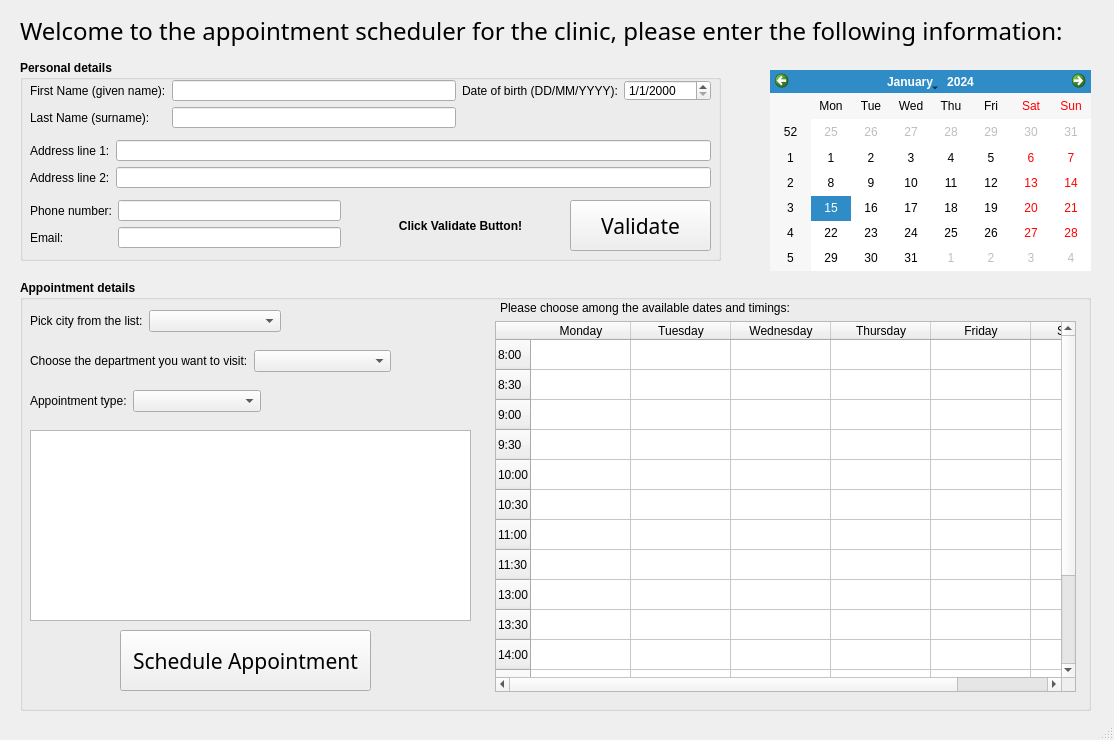
<?xml version="1.0" encoding="UTF-8"?>
<ui version="4.0">
 <class>MainWindow</class>
 <widget class="QMainWindow" name="MainWindow">
  <property name="geometry">
   <rect>
    <x>0</x>
    <y>0</y>
    <width>1114</width>
    <height>740</height>
   </rect>
  </property>
  <property name="windowTitle">
   <string>Appointment scheduler for the clinic</string>
  </property>
  <widget class="QWidget" name="centralwidget">
   <widget class="QLabel" name="label">
    <property name="geometry">
     <rect>
      <x>20</x>
      <y>0</y>
      <width>1071</width>
      <height>61</height>
     </rect>
    </property>
    <property name="font">
     <font>
      <family>3ds</family>
      <pointsize>18</pointsize>
     </font>
    </property>
    <property name="text">
     <string>Welcome to the appointment scheduler for the clinic, please enter the following information:</string>
    </property>
   </widget>
   <widget class="QCalendarWidget" name="calendarWidget">
    <property name="geometry">
     <rect>
      <x>770</x>
      <y>70</y>
      <width>321</width>
      <height>201</height>
     </rect>
    </property>
   </widget>
   <widget class="QGroupBox" name="groupBox">
    <property name="geometry">
     <rect>
      <x>20</x>
      <y>60</y>
      <width>701</width>
      <height>201</height>
     </rect>
    </property>
    <property name="font">
     <font>
      <weight>75</weight>
      <bold>true</bold>
     </font>
    </property>
    <property name="title">
     <string>Personal details</string>
    </property>
    <widget class="QWidget" name="">
     <property name="geometry">
      <rect>
       <x>10</x>
       <y>140</y>
       <width>311</width>
       <height>48</height>
      </rect>
     </property>
     <layout class="QFormLayout" name="formLayout_3">
      <item row="0" column="0">
       <widget class="QLabel" name="p_num_label">
        <property name="font">
         <font>
          <weight>50</weight>
          <bold>false</bold>
         </font>
        </property>
        <property name="text">
         <string>Phone number:</string>
        </property>
       </widget>
      </item>
      <item row="0" column="1">
       <widget class="QLineEdit" name="lineEdit_pNum">
        <property name="font">
         <font>
          <weight>50</weight>
          <bold>false</bold>
         </font>
        </property>
       </widget>
      </item>
      <item row="1" column="0">
       <widget class="QLabel" name="email_label">
        <property name="font">
         <font>
          <weight>50</weight>
          <bold>false</bold>
         </font>
        </property>
        <property name="text">
         <string>Email: </string>
        </property>
       </widget>
      </item>
      <item row="1" column="1">
       <widget class="QLineEdit" name="lineEdit_email">
        <property name="font">
         <font>
          <weight>50</weight>
          <bold>false</bold>
         </font>
        </property>
       </widget>
      </item>
     </layout>
    </widget>
    <widget class="QWidget" name="">
     <property name="geometry">
      <rect>
       <x>10</x>
       <y>80</y>
       <width>681</width>
       <height>48</height>
      </rect>
     </property>
     <layout class="QFormLayout" name="formLayout_2">
      <item row="0" column="0">
       <widget class="QLabel" name="address_line1_label">
        <property name="font">
         <font>
          <weight>50</weight>
          <bold>false</bold>
         </font>
        </property>
        <property name="text">
         <string>Address line 1:</string>
        </property>
       </widget>
      </item>
      <item row="0" column="1">
       <widget class="QLineEdit" name="lineEdit_address_line1">
        <property name="font">
         <font>
          <weight>50</weight>
          <bold>false</bold>
         </font>
        </property>
       </widget>
      </item>
      <item row="1" column="0">
       <widget class="QLabel" name="address_line2_label">
        <property name="font">
         <font>
          <weight>50</weight>
          <bold>false</bold>
         </font>
        </property>
        <property name="text">
         <string>Address line 2:</string>
        </property>
       </widget>
      </item>
      <item row="1" column="1">
       <widget class="QLineEdit" name="lineEdit_address_line2">
        <property name="font">
         <font>
          <weight>50</weight>
          <bold>false</bold>
         </font>
        </property>
       </widget>
      </item>
     </layout>
    </widget>
    <widget class="QWidget" name="">
     <property name="geometry">
      <rect>
       <x>10</x>
       <y>20</y>
       <width>681</width>
       <height>48</height>
      </rect>
     </property>
     <layout class="QGridLayout" name="gridLayout">
      <item row="0" column="0">
       <widget class="QLabel" name="f_name_label">
        <property name="font">
         <font>
          <weight>50</weight>
          <bold>false</bold>
         </font>
        </property>
        <property name="text">
         <string>First Name (given name):</string>
        </property>
       </widget>
      </item>
      <item row="0" column="1">
       <widget class="QLineEdit" name="lineEdit_f_name">
        <property name="font">
         <font>
          <weight>50</weight>
          <bold>false</bold>
         </font>
        </property>
       </widget>
      </item>
      <item row="0" column="2">
       <widget class="QLabel" name="DOB_label">
        <property name="font">
         <font>
          <weight>50</weight>
          <bold>false</bold>
         </font>
        </property>
        <property name="text">
         <string>Date of birth (DD/MM/YYYY):</string>
        </property>
       </widget>
      </item>
      <item row="0" column="3">
       <widget class="QDateEdit" name="dob_Edit">
        <property name="font">
         <font>
          <weight>50</weight>
          <bold>false</bold>
         </font>
        </property>
        <property name="displayFormat">
         <string>d/M/yyyy</string>
        </property>
       </widget>
      </item>
      <item row="1" column="0">
       <widget class="QLabel" name="l_name_label">
        <property name="font">
         <font>
          <weight>50</weight>
          <bold>false</bold>
         </font>
        </property>
        <property name="text">
         <string>Last Name (surname):</string>
        </property>
       </widget>
      </item>
      <item row="1" column="1">
       <widget class="QLineEdit" name="lineEdit_l_name">
        <property name="font">
         <font>
          <weight>50</weight>
          <bold>false</bold>
         </font>
        </property>
       </widget>
      </item>
     </layout>
    </widget>
    <widget class="QPushButton" name="pushButton_validate">
     <property name="geometry">
      <rect>
       <x>550</x>
       <y>140</y>
       <width>141</width>
       <height>51</height>
      </rect>
     </property>
     <property name="font">
      <font>
       <family>3ds</family>
       <pointsize>16</pointsize>
       <weight>50</weight>
       <bold>false</bold>
      </font>
     </property>
     <property name="text">
      <string>Validate</string>
     </property>
    </widget>
    <widget class="QLabel" name="label_validate">
     <property name="geometry">
      <rect>
       <x>340</x>
       <y>140</y>
       <width>201</width>
       <height>51</height>
      </rect>
     </property>
     <property name="layoutDirection">
      <enum>Qt::LeftToRight</enum>
     </property>
     <property name="text">
      <string>Click Validate Button!</string>
     </property>
     <property name="alignment">
      <set>Qt::AlignCenter</set>
     </property>
    </widget>
   </widget>
   <widget class="QGroupBox" name="groupBox_2">
    <property name="geometry">
     <rect>
      <x>20</x>
      <y>280</y>
      <width>1071</width>
      <height>431</height>
     </rect>
    </property>
    <property name="font">
     <font>
      <weight>75</weight>
      <bold>true</bold>
     </font>
    </property>
    <property name="title">
     <string>Appointment details</string>
    </property>
    <widget class="QPushButton" name="pushButton_schedule">
     <property name="geometry">
      <rect>
       <x>100</x>
       <y>350</y>
       <width>251</width>
       <height>61</height>
      </rect>
     </property>
     <property name="font">
      <font>
       <family>3ds</family>
       <pointsize>16</pointsize>
       <weight>50</weight>
       <bold>false</bold>
      </font>
     </property>
     <property name="text">
      <string>Schedule Appointment</string>
     </property>
    </widget>
    <widget class="QLabel" name="Table_hdr_label">
     <property name="geometry">
      <rect>
       <x>480</x>
       <y>20</y>
       <width>341</width>
       <height>16</height>
      </rect>
     </property>
     <property name="font">
      <font>
       <weight>50</weight>
       <bold>false</bold>
      </font>
     </property>
     <property name="text">
      <string>Please choose among the available dates and timings:</string>
     </property>
    </widget>
    <widget class="QTableWidget" name="tableWidget_Apt">
     <property name="geometry">
      <rect>
       <x>475</x>
       <y>41</y>
       <width>581</width>
       <height>371</height>
      </rect>
     </property>
     <property name="font">
      <font>
       <weight>50</weight>
       <bold>false</bold>
      </font>
     </property>
     <property name="lineWidth">
      <number>1</number>
     </property>
     <attribute name="verticalHeaderMinimumSectionSize">
      <number>23</number>
     </attribute>
     <row>
      <property name="text">
       <string>8:00</string>
      </property>
     </row>
     <row>
      <property name="text">
       <string>8:30</string>
      </property>
     </row>
     <row>
      <property name="text">
       <string>9:00</string>
      </property>
     </row>
     <row>
      <property name="text">
       <string>9:30</string>
      </property>
     </row>
     <row>
      <property name="text">
       <string>10:00</string>
      </property>
     </row>
     <row>
      <property name="text">
       <string>10:30</string>
      </property>
     </row>
     <row>
      <property name="text">
       <string>11:00</string>
      </property>
     </row>
     <row>
      <property name="text">
       <string>11:30</string>
      </property>
     </row>
     <row>
      <property name="text">
       <string>13:00</string>
      </property>
     </row>
     <row>
      <property name="text">
       <string>13:30</string>
      </property>
     </row>
     <row>
      <property name="text">
       <string>14:00</string>
      </property>
     </row>
     <row>
      <property name="text">
       <string>14:30</string>
      </property>
     </row>
     <row>
      <property name="text">
       <string>15:00</string>
      </property>
     </row>
     <row>
      <property name="text">
       <string>15:30</string>
      </property>
     </row>
     <row>
      <property name="text">
       <string>16:00</string>
      </property>
     </row>
     <column>
      <property name="text">
       <string>Monday</string>
      </property>
      <property name="background">
       <color>
        <red>50</red>
        <green>0</green>
        <blue>0</blue>
       </color>
      </property>
     </column>
     <column>
      <property name="text">
       <string>Tuesday</string>
      </property>
     </column>
     <column>
      <property name="text">
       <string>Wednesday</string>
      </property>
     </column>
     <column>
      <property name="text">
       <string>Thursday</string>
      </property>
     </column>
     <column>
      <property name="text">
       <string>Friday</string>
      </property>
     </column>
     <column>
      <property name="text">
       <string>Saturday</string>
      </property>
     </column>
     <item row="0" column="0">
      <property name="text">
       <string/>
      </property>
      <property name="textAlignment">
       <set>AlignCenter</set>
      </property>
      <property name="background">
       <brush brushstyle="NoBrush">
        <color alpha="255">
         <red>28</red>
         <green>0</green>
         <blue>0</blue>
        </color>
       </brush>
      </property>
     </item>
    </widget>
    <widget class="QPlainTextEdit" name="plainTextEdit">
     <property name="geometry">
      <rect>
       <x>10</x>
       <y>150</y>
       <width>441</width>
       <height>191</height>
      </rect>
     </property>
    </widget>
    <widget class="QWidget" name="">
     <property name="geometry">
      <rect>
       <x>10</x>
       <y>30</y>
       <width>251</width>
       <height>22</height>
      </rect>
     </property>
     <layout class="QFormLayout" name="formLayout_4">
      <item row="0" column="0">
       <widget class="QLabel" name="city_label">
        <property name="font">
         <font>
          <weight>50</weight>
          <bold>false</bold>
         </font>
        </property>
        <property name="text">
         <string>Pick city from the list:</string>
        </property>
       </widget>
      </item>
      <item row="0" column="1">
       <widget class="QComboBox" name="comboBox_city">
        <property name="font">
         <font>
          <weight>50</weight>
          <bold>false</bold>
         </font>
        </property>
        <property name="currentText">
         <string/>
        </property>
        <property name="placeholderText">
         <string>Please select:</string>
        </property>
        <item>
         <property name="text">
          <string>Daejeon</string>
         </property>
        </item>
        <item>
         <property name="text">
          <string>Seoul</string>
         </property>
        </item>
        <item>
         <property name="text">
          <string>Daegu</string>
         </property>
        </item>
       </widget>
      </item>
     </layout>
    </widget>
    <widget class="QWidget" name="">
     <property name="geometry">
      <rect>
       <x>10</x>
       <y>70</y>
       <width>361</width>
       <height>22</height>
      </rect>
     </property>
     <layout class="QHBoxLayout" name="horizontalLayout">
      <item>
       <widget class="QLabel" name="department_label">
        <property name="font">
         <font>
          <weight>50</weight>
          <bold>false</bold>
         </font>
        </property>
        <property name="text">
         <string>Choose the department you want to visit:</string>
        </property>
       </widget>
      </item>
      <item>
       <widget class="QComboBox" name="comboBox_department">
        <property name="font">
         <font>
          <weight>50</weight>
          <bold>false</bold>
         </font>
        </property>
        <property name="currentText">
         <string/>
        </property>
        <property name="placeholderText">
         <string>Please select:</string>
        </property>
        <item>
         <property name="text">
          <string>Cardiology</string>
         </property>
        </item>
        <item>
         <property name="text">
          <string>Breast Screening</string>
         </property>
        </item>
        <item>
         <property name="text">
          <string>Anesthetics</string>
         </property>
        </item>
       </widget>
      </item>
     </layout>
    </widget>
    <widget class="QWidget" name="">
     <property name="geometry">
      <rect>
       <x>10</x>
       <y>110</y>
       <width>231</width>
       <height>22</height>
      </rect>
     </property>
     <layout class="QFormLayout" name="formLayout_5">
      <item row="0" column="0">
       <widget class="QLabel" name="appointment_label">
        <property name="font">
         <font>
          <weight>50</weight>
          <bold>false</bold>
         </font>
        </property>
        <property name="text">
         <string>Appointment type:</string>
        </property>
       </widget>
      </item>
      <item row="0" column="1">
       <widget class="QComboBox" name="comboBox_AptType">
        <property name="font">
         <font>
          <weight>50</weight>
          <bold>false</bold>
         </font>
        </property>
        <property name="currentText">
         <string/>
        </property>
        <property name="placeholderText">
         <string>Please select:</string>
        </property>
        <item>
         <property name="text">
          <string>In-person</string>
         </property>
        </item>
        <item>
         <property name="text">
          <string>Virtual</string>
         </property>
        </item>
       </widget>
      </item>
     </layout>
    </widget>
   </widget>
  </widget>
  <widget class="QStatusBar" name="statusbar"/>
 </widget>
 <resources/>
 <connections/>
</ui>
